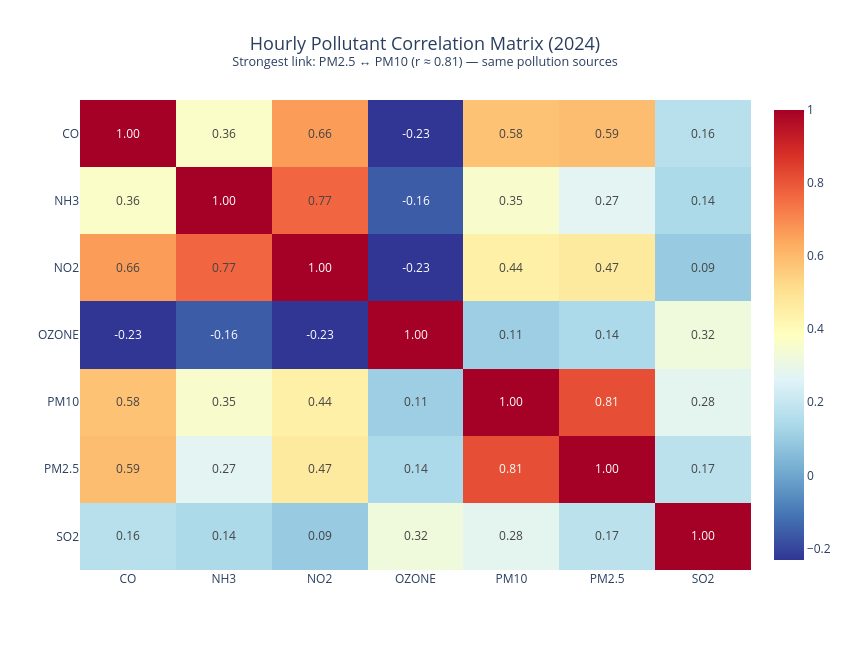

The notebook cell this image was saved under:
### Code cell
#INTERACTIVE CORRELATION HEATMAP
fig_corr = px.imshow(
    corr_matrix,
    text_auto=".2f",
    aspect="auto",
    color_continuous_scale="RdYlBu_r",
    title='Hourly Pollutant Correlation Matrix (2024)<br><sup>Strongest link: PM2.5 ↔ PM10 (r ≈ 0.81) — same pollution sources</sup>'
)
fig_corr.update_layout(height=650, width=850, title_font_size=18, title_x=0.5)
fig_corr.show()

### Figure 1 — Plotly figure (JSON) as saved in the notebook; plotly's stock layout.template omitted (floating-point values rounded to 4 significant figures)
{"data": [{"coloraxis": "coloraxis", "hovertemplate": "x: %{x}<br>y: %{y}<br>color: %{z}<extra></extra>", "name": "0", "texttemplate": "%{z:.2f}", "type": "heatmap", "x": ["CO", "NH3", "NO2", "OZONE", "PM10", "PM2.5", "SO2"], "xaxis": "x", "y": ["CO", "NH3", "NO2", "OZONE", "PM10", "PM2.5", "SO2"], "yaxis": "y", "z": [[1.0, 0.3635, 0.6639, -0.231, 0.5813, 0.5923, 0.1646], [0.3635, 1.0, 0.7676, -0.157, 0.3545, 0.2715, 0.1418], [0.6639, 0.7676, 1.0, -0.2319, 0.4433, 0.4689, 0.09451], [-0.231, -0.157, -0.2319, 1.0, 0.1072, 0.143, 0.3211], [0.5813, 0.3545, 0.4433, 0.1072, 1.0, 0.8143, 0.2787], [0.5923, 0.2715, 0.4689, 0.143, 0.8143, 1.0, 0.1741], [0.1646, 0.1418, 0.09451, 0.3211, 0.2787, 0.1741, 1.0]]}], "layout": {"coloraxis": {"colorscale": [[0, "rgb(49,54,149)"], [0.1, "rgb(69,117,180)"], [0.2, "rgb(116,173,209)"], [0.3, "rgb(171,217,233)"], [0.4, "rgb(224,243,248)"], [0.5, "rgb(255,255,191)"], [0.6, "rgb(254,224,144)"], [0.7, "rgb(253,174,97)"], [0.8, "rgb(244,109,67)"], [0.9, "rgb(215,48,39)"], [1, "rgb(165,0,38)"]]}, "height": 650, "title": {"font": {"size": 18}, "text": "Hourly Pollutant Correlation Matrix (2024)<br><sup>Strongest link: PM2.5 ↔ PM10 (r ≈ 0.81) — same pollution sources</sup>", "x": 0.5}, "width": 850, "xaxis": {"anchor": "y", "domain": [0, 1]}, "yaxis": {"anchor": "x", "autorange": "reversed", "domain": [0, 1]}}}
